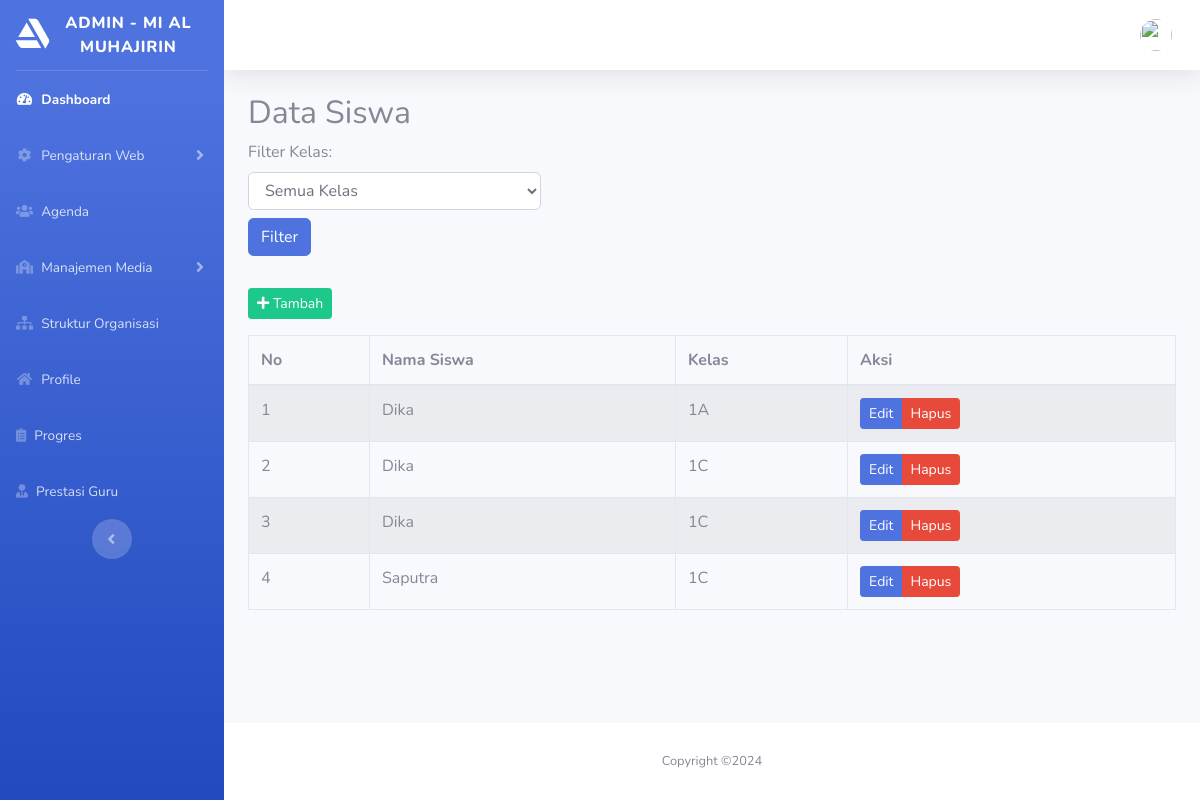
/index.php/siswa, run on the app's committed database.
### tables this page shows
CREATE TABLE `menus` (
  `id` int(11) NOT NULL,
  `user_id` int(11) NOT NULL,
  `title` varchar(100) NOT NULL,
  `url` varchar(100) NOT NULL,
  `icon` varchar(100) NOT NULL,
  `is_active` char(1) NOT NULL
);

CREATE TABLE `siswa` (
  `id_siswa` int(11) NOT NULL,
  `nama_siswa` varchar(45) DEFAULT NULL,
  `kelas` varchar(11) DEFAULT NULL
);

### application/controllers/Siswa.php (called while the page is built, shortened)
<?php
class Siswa extends CI_Controller
{
    public $Siswa_model;
    public function __construct()
    {
        $this->load->model('menu_model', 'menu');
        $this->load->model('Siswa_model');
        $this->load->library('session');
    }
    public function index()
    {
        $kelas = $this->input->post('kelas');
        $this->load->model('Siswa_model');
        $data['data_siswa'] = $this->Siswa_model->get_data_by_kelas($kelas);
        if (!empty($kelas)) {
            $data['data_siswa'] = $this->Siswa_model->get_by_kelas($kelas);
        } else {
            $data['data_siswa'] = $this->Siswa_model->get_all_siswa();
        }
        $data['data_siswa'] = $this->Siswa_model->get_all_siswa();
        $data['title']        = 'Data Siswa';
        $data['page']        = 'siswa/index';
        $this->load->view('back/layouts/main', $data);
    }
}

### index.php (called while the page is built, shortened)
<?php
require_once BASEPATH.'core/CodeIgniter.php';

### application/models/Menu_model.php (called while the page is built, shortened)
<?php
class Menu_model extends CI_Model {
	public function getMenu()
	{
		if($this->session->userdata('id') != 1) {
			return $this->db->where('is_active', 'Y')->where('user_id', '2')->get('menus')->result();
		}else{
			return $this->db->where('is_active', 'Y')->get('menus')->result();
		}
	}
	public function getSubmenu($id)
	{
		$this->db->select(['submenus.sub_title', 'submenus.sub_url', 'submenus.is_active']);
		$this->db->from('submenus');
		$this->db->join('menus', 'submenus.menu_id = menus.id');
		$this->db->where('submenus.menu_id', $id);
		$this->db->where('submenus.is_active', 'Y');
		return $this->db->get()->result();
	}
}

### application/models/Siswa_model.php (called while the page is built, shortened)
<?php
class Siswa_model extends CI_Model
{
	public function get_all_siswa()
	{
		$query = $this->db->get('siswa');
		return $query->result();
	}
}

### application/views/back/pages/siswa/index.php (the view, shortened to what this page needs)
<div class="container">
    <div class="row">
        <div class="col">
            <h2>Data Siswa</h2>
        </div>
    </div>
    <div class="row">
        <div class="col-md-4 mb-3">
            <form action="<?= base_url('siswa/filter') ?>" method="get">
                <label for="filterKelas">Filter Kelas:</label>
                <select class="form-control" id="filterKelas" name="kelas">
                    <option value="">Semua Kelas</option>
                </select>
                <button type="submit" class="btn btn-primary mt-2">Filter</button>
            </form>
        </div>
    </div>
    <div class="row mt-3">
        <div class="col">
            <a href="#" class="btn btn-success btn-sm" data-toggle="modal" data-target="#tambahDataModal">
                <i class="fas fa-plus"></i> Tambah
            </a>
        </div>
    </div>
    <div class="table-responsive mt-3">
        <table class="table table-striped table-bordered" cellspacing="0" width="100%" id="tabelPelajaran">
            <thead>
                <tr>
                    <th>No</th>
                    <th>Nama Siswa</th>
                    <th>Kelas</th>
                    <th>Aksi</th>
                </tr>
            </thead>
            <tbody>
                <?php $no = 1; ?>
                <?php foreach ($data_siswa as $s) : ?>
                    <tr>
                        <td><?= $no ?></td>
                        <td><?= $s->nama_siswa ?></td>
                        <td><?= $s->kelas ?></td>
                        <td>
                            <div class="btn-group" role="group" aria-label="Aksi">
                                <a href="#" class="btn btn-primary btn-sm" data-toggle="modal" data-target="#editDataModal" onclick="setEditData(<?= $s->id_siswa ?>, '<?= $s->nama_siswa ?>', '<?= $s->kelas ?>')">Edit</a>
                                <a href="#" class="btn btn-danger btn-sm" data-toggle="modal" data-target="#deleteConfirmModal" onclick="setDeleteLink('<?= base_url('siswa/delete/' . $s->id_siswa) ?>')">Hapus</a>
                            </div>
                        </td>
                    </tr>
                    <?php $no++; ?>
                <?php endforeach; ?>
            </tbody>
        </table>
    </div>
</div>

### application/views/back/layouts/_sidebar.php (shortened to what this page needs)
<ul class="navbar-nav bg-gradient-primary sidebar sidebar-dark accordion" id="accordionSidebar">
	<a class="sidebar-brand d-flex align-items-center justify-content-center" href="<?= base_url('admin') ?>">
		<div class="sidebar-brand-icon">
			<i class="fab fa-artstation"></i>
		</div>
		<div class="sidebar-brand-text mx-2">Admin - MI AL MUHAJIRIN</div>
	</a>
	<hr class="sidebar-divider my-0">
	<li class="nav-item active">
		<a class="nav-link" href="<?= base_url('admin') ?>">
			<i class="fas fa-fw fa-tachometer-alt"></i>
			<span>Dashboard</span></a>
	</li>
	<?php
		$menus = $this->menu->getMenu();
		foreach($menus as $menu) :
			$submenu = $this->menu->getSubmenu($menu->id);
	?>
	<li class="nav-item">
		<?php if($submenu) : ?>
			<a class="nav-link collapsed" href="<?= base_url() ?>" data-toggle="collapse" data-target="#collapse<?= $menu->id ?>" aria-expanded="true" aria-controls="collapse">
				<i class="<?= $menu->icon ?>"></i>
				<span><?= $menu->title ?></span>
			</a>
		<?php else : ?>
			<a class="nav-link" href="<?= base_url() . $menu->url ?>">
				<i class="<?= $menu->icon ?>"></i>
				<span><?= $menu->title ?></span>
			</a>
		<?php endif; ?>
	</li>
	<?php endforeach ?>
	<div class="text-center d-none d-md-inline">
		<button class="rounded-circle border-0" id="sidebarToggle"></button>
	</div>
</ul>

### data on the page
menus: title "Pengaturan Web"
menus: title "Agenda"
menus: title "Manajemen Media"
menus: title "Struktur Organisasi"
menus: title "Profile"
menus: title "Progres"
menus: title "Prestasi Guru"
siswa: nama_siswa "Dika", kelas "1A"
siswa: nama_siswa "Dika", kelas "1C"
siswa: nama_siswa "Dika", kelas "1C"
siswa: nama_siswa "Saputra", kelas "1C"
